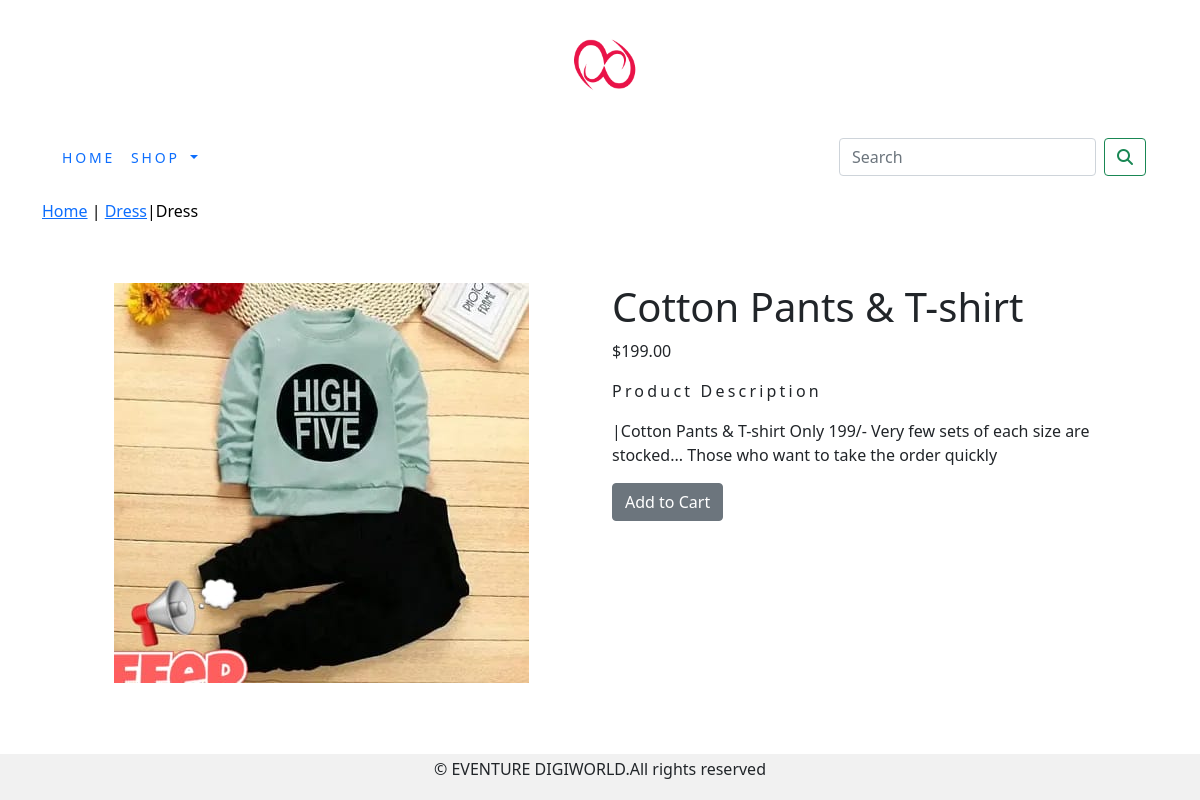
Screenshot of /shop/dress/cotton-pants-t-shirt/ with the database file from the repository.
### shop/models.py (models this page shows, shortened)
class Product(models.Model):
    name=models.CharField(max_length=250,unique=True)
    slug=models.SlugField(max_length=250,unique=True)
    description=models.TextField(blank=True)
    price=models.DecimalField(max_digits=10,decimal_places=2)
    category=models.ForeignKey(Category,on_delete=models.CASCADE)
    image = models.ImageField(upload_to='product', blank=True)
    stock=models.IntegerField()
    available=models.BooleanField(default=True)
    created=models.DateTimeField(auto_now_add=True)
    updated=models.DateTimeField(auto_now=True)
    class Meta:
        ordering=('name',)
        verbose_name='product'
        verbose_name_plural='products'

class Category(models.Model):
    name=models.CharField(max_length=250,unique=True)
    slug=models.SlugField(max_length=250,unique=True)
    description=models.TextField(blank=True)
    image=models.ImageField(upload_to='category',blank=True)
    class Meta:
        ordering=('name',)
        verbose_name='category'
        verbose_name_plural='categories'
    def get_url(self):
        return reverse('shop:product_by_category',args=[self.slug])
    def __str__(self):
        return  '{}'.format(self.name)

### shop/views.py (the view)
# urls.py: path('<slug:c_slug>/<slug:product_slug>/', views.proDetail, name='prodCatdetail'),
def proDetail(request,c_slug,product_slug):
    try:
        product=Product.objects.get(category__slug=c_slug,slug=product_slug)
    except Exception as e:
        raise e
    return render(request,'product.html',{ 'product':product} )

### cart/context_processors.py (called while the page is built)
def counter(request):
    item_count=0
    if 'admin' in request.path:
        return {}
    else:
        try:
            cart=Cart.objects.filter(cart_id=_cart_id(request))
            cart_items=CartItem.objects.all().filter(cart=cart[:1])
            for cart_item in cart_items:
                item_count += cart_item.quantity
        except Cart. DoesNotExist:
            item_count = 0
    return dict(item_count=item_count)

### cart/views.py (called while the page is built)
def _cart_id(request):
    cart = request.session.session_key
    if not cart:
        cart = request.session.create()
    return cart

### shop/context_processors.py (called while the page is built)
def menu_links(request):
    links=Category.objects.all()
    return dict(links=links)

### template/product.html (shortened to what this page needs)
{% extends 'base.html' %}
{% load static %}
{% block content %}
<div class="row my_prod_row_class">
        <div class="mx_auto">
                <p> <a href="{% url 'shop:allProdCat' %}">Home</a> |  <a href ="{{product.category.get_url}}">{{product.category}}</a>|{{product.category}}</p>
        </div>
</div>
<div class="container">
<br>
<div class="row">
        <div class="col-12 col-sm12 col-md-12 col-lg-6 text-center">
                <div style="min-width:18rem">
                        <img src="{{product.image.url}}" alt="{{product.name}}" style="max-width:100%;max-height:60%;">
                </div>
        </div>
              <div class="col-12 col-sm-12 col-md-12 col-lg-6">
                      <div>
                      <h1 class="my_prod_title">{{product.name}}</h1>
                      <P>${{product.price}}</P>
                      <p class="my_title">Product Description</p>
                      <p class="text-justify my_prod_text">|{{product.description}}</p>
                      {% if product.stock <= 0 %}
                      <p class="text-justify my_prod_text"><b>Out of stock</b></p>
                      {% else %}
                      <a class="btn btn-secondary btn-block my_custom_button" href="{% url 'cart:add_cart' product.id %}">Add to Cart</a>
                      {% endif %}
              </div>
                      </div>
      </div>
</div>
{% endblock %}

### static/css/custom.css (style rules this page uses)
body { font-family: 'Roboto', sans-serif; }
.my_title { font-size:16px text-transform:uppercase; letter-spacing:.2em; }
.my_prod_row_class { padding-top:15px; padding-bottom:20px; }
.my_prod_row_class .mx_auto { color:#000; font-size;12px; text-decoration:none; }
.my_prod_text { padding-right:20px; }

### rows the page displays
Product: category "Dress", image (picture), name "Cotton Pants & T-shirt", price "199.00", description "Cotton Pants & T-shirt Only 199/- Very few sets of each size are stocked... Those who want to take the order quickly"
